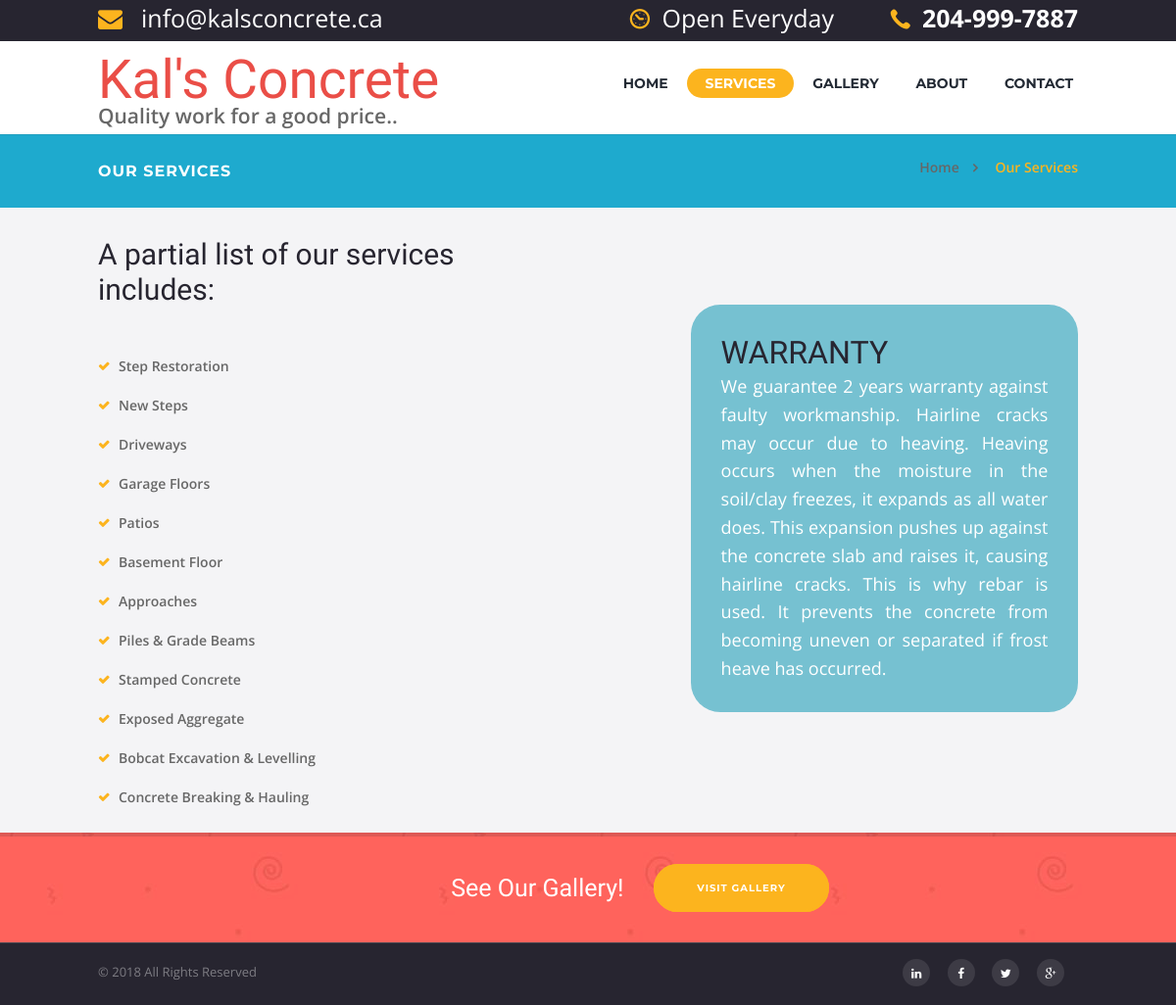
/services.php, run on the app's committed database.
### tables this page shows
CREATE TABLE IF NOT EXISTS `webpage` (
  `id` int(11) NOT NULL,
  `name` varchar(500) NOT NULL,
  `title` varchar(500) NOT NULL,
  `description` varchar(700) NOT NULL,
  `keywords` text NOT NULL
);

CREATE TABLE IF NOT EXISTS `setting` (
  `name` varchar(200) NOT NULL,
  `value` text NOT NULL
);

### classes/WebPage.php (called while the page is built, shortened)
<?php
class WebPage {
    public function WebPage($dbObj=null, $tableName='webpage') {
        function autoLoadClasses($className){
            $path = CLASSES_PATH;
            $ext = ".php";
            $fullpath = $path.sprintf("%s",$className.$ext);
            if(file_exists($fullpath)){
                return include $fullpath;
            }else{
                echo $fullpath;
            }
        }
    }
    public function __get($property) {
        if (property_exists($this, $property)) {
            return $this->$property;
        }
    }
    public static function getSingleByName($dbObj, $column, $name) {
        $thisPagReqVal = '';
        $thisPagReqVals = $dbObj->fetchNum("SELECT $column FROM webpage WHERE name = '{$name}' ");
        foreach ($thisPagReqVals as $thisPagReqVals) { $thisPagReqVal = $thisPagReqVals[0]; }
        return $thisPagReqVal;
    }
}

### includes/page-properties.php (called while the page is built, shortened)
<?php
$thisPage->title = StringManipulator::trimStringToFullWord(62, stripslashes(strip_tags(WebPage::getSingleByName($dbObj, 'title', CURRENT_PAGE))).' - '.WEBSITE_AUTHOR);

### DbConfig/Database.php (called while the page is built, shortened)
<?php
require(__ROOT__."/DbConfig/DbConfig.php");
class Database extends DbConfig{
    var $connection;
    public function Database($dbName = ''){
        $this->connection = mysqli_connect($this->get_dbServer(), $this->get_dbUser(), $this->get_dbPass(),$this->get_dbName())
        or die("Database Connection and Selection Failed. " . mysqli_error($this->connection));
    }
    public function query($query){
        $result = mysqli_query($this->connection, $query) or
        die("Invalid Query: ".mysqli_error($this->connection));
        if($result){
            return $result;
        } else { return false; }
    }
    public function fetchNum($query){
        $result = $this->query($query);
        $rows = array();
        while($row = mysqli_fetch_array($result,MYSQLI_NUM)){
                $rows[] = $row;
        }
        return $rows;
    }
}
?>

### DbConfig/DbConfig.php (called while the page is built, shortened)
<?php
class DbConfig {
    private $dbServer= DB_SERVER;
    private $dbUser = DB_USER;
    private $dbPass = DB_PASSWORD;
    private $dbName = DB_NAME;
    public function get_dbServer(){ return $this->dbServer; }
    public function get_dbUser(){ return $this->dbUser; }
    public function get_dbPass(){ return $this->dbPass; }
    public function get_dbName(){ return $this->dbName; }
}
?>

### classes/StringManipulator.php (called while the page is built, shortened)
<?php
abstract class StringManipulator {
    public static function mb_strlen($str, $encoding = 'iso-8859-1') {
        switch (str_replace('-', '', strtolower($encoding))) {
          default:     return strlen(utf8_decode($str));
        }
    }
    public static function trimStringToFullWord($length, $string) {
        if (StringManipulator::mb_strlen($string) <= $length) {
            $string = $string;
        }
        else {
            $string = preg_replace('/\s+?(\S+)?$/u', '', StringManipulator::mb_substr($string, 0, $length));
        }
        return $string;
    }
}

### classes/Setting.php (called while the page is built, shortened)
<?php
class Setting implements ContentManipulator{
    public static function getValue($dbObj, $name) {
        $thisSettingValue = '';
        $thisSettingValues = $dbObj->fetchNum("SELECT value FROM setting WHERE name = '{$name}' LIMIT 1");
        foreach ($thisSettingValues as $thisSettingValues) { $thisSettingValue = $thisSettingValues[0]; }
        return $thisSettingValue;
    }
}

### services.php (the view, shortened to what this page needs)
<?php
require('classes/WebPage.php');
$thisPage = new WebPage();
$dbObj = new Database();
$thisPage->dbObj = $dbObj;
require('includes/page-properties.php');
?>
<!DOCTYPE html>
<html lang="en-US" class="scheme_original">
<head>
    <link rel='stylesheet' href='<?php echo SITE_URL; ?>plugins/essential-grid/public/assets/css/settingsa7f4.css?ver=2.0.8' type='text/css' media='all' />
    <link rel='stylesheet' href='<?php echo SITE_URL; ?>plugins/instagram-feed/css/sb-instagram6895.css?ver=1.3.11' type='text/css' media='all' />
    <link rel='stylesheet' href='http://netdna.bootstrapcdn.com/font-awesome/4.2.0/css/font-awesome.min.css?1&amp;ver=4.2.0' type='text/css' media='all' />
    <link rel='stylesheet' href='<?php echo SITE_URL; ?>plugins/revslider/public/assets/css/settingsb97d.css?ver=5.0.8.5' type='text/css' media='all' />
    <link rel='stylesheet' href='<?php echo SITE_URL; ?>plugins/woocommerce/assets/css/select2274c.css?ver=4.3.2' type='text/css' media='all' />
    <link rel='stylesheet' href='<?php echo SITE_URL; ?>themes/unicaevents/css/fontello/css/fontello.css' type='text/css' media='all' />
    <link rel='stylesheet' href='<?php echo SITE_URL; ?>themes/unicaevents/style.css' type='text/css' media='all' />
    <link rel='stylesheet' href='<?php echo SITE_URL; ?>themes/unicaevents/fw/css/core.animation.css' type='text/css' media='all' />
    <link rel='stylesheet' href='<?php echo SITE_URL; ?>themes/unicaevents/shortcodes/theme.shortcodes.css' type='text/css' media='all' />
    <link rel='stylesheet' href='<?php echo SITE_URL; ?>themes/unicaevents/skins/default/skin.css' type='text/css' media='all' />
    <link rel='stylesheet' href='<?php echo SITE_URL; ?>themes/unicaevents/fw/css/custom-style.css' type='text/css' media='all' />
    <link rel='stylesheet' href='<?php echo SITE_URL; ?>themes/unicaevents/css/responsive.css' type='text/css' media='all' />
    <link rel='stylesheet' href='<?php echo SITE_URL; ?>themes/unicaevents/skins/default/skin.responsive.css' type='text/css' media='all' />
    <link rel='stylesheet' href='<?php echo SITE_URL; ?>js/mediaelement/mediaelementplayer.min0392.css?ver=2.17.0' type='text/css' media='all' />
    <link rel='stylesheet' href='<?php echo SITE_URL; ?>js/mediaelement/wp-mediaelement274c.css?ver=4.3.2' type='text/css' media='all' />
    <link rel='stylesheet' href='<?php echo SITE_URL; ?>plugins/js_composer/assets/css/js_composer.mina288.css?ver=4.8.1' type='text/css' media='all' />
    <link href="<?php echo SITE_URL; ?>sweet-alert/sweetalert.css" rel="stylesheet" type="text/css"/>
    <link href="<?php echo SITE_URL; ?>sweet-alert/twitter.css" rel="stylesheet" type="text/css"/>
    <link href="<?php echo SITE_URL; ?>css/additional-style.css" rel="stylesheet" type="text/css"/>
</head>
<body class="page page-id-1383 page-template-default unicaevents_body body_style_wide body_filled theme_skin_default article_style_stretch layout_single-standard template_single-standard top_panel_show top_panel_above sidebar_hide sidebar_outer_hide wpb-js-composer js-comp-ver-4.8.1 vc_responsive">
    <div class="body_wrap" style="background-color: #CD714F;">
        <div class="page_wrap">
            <?php include('includes/header.php'); ?>
            <?php include('includes/bread-crumb.php'); ?>
            <div class="page_content_wrap page_paddings_no">
                <div class="content_wrap">
                    <div class="content">
                        <article class="itemscope post_item post_item_single post_featured_center post_format_standard post-1383 page type-page status-publish hentry" itemscope itemtype="http://schema.org/Article">
                            <section class="post_content" itemprop="articleBody">
                                <div id="home-3-block-2" data-vc-full-width="true" data-vc-full-width-init="false" class="vc_row wpb_row vc_row-fluid vc_custom_1446461095918">
                                    <div class="wpb_column vc_column_container vc_col-sm-12">
                                        <div class="wpb_wrapper">
                                            <div class="sc_content content_wrap">
                                                <div class="columns_wrap sc_columns columns_nofluid sc_columns_count_2">
                                                    <div class="column-1_2 sc_column_item sc_column_item_1 odd first">
                                                        <h4 class="sc_title sc_title_regular" style="font-size:2.143em;margin-top:1em">A partial list of our services includes:</h4>
                                                        <ul class="sc_list sc_list_style_iconed">
                                                            <?php
                                                            $services = Setting::getValue($dbObj, 'CONCRETE_SERVICES') ? trim(stripcslashes(strip_tags(Setting::getValue($dbObj, 'CONCRETE_SERVICES')))) : '';
                                                            $services = explode(',', $services);
                                                            foreach($services as $service){
                                                            ?>
                                                            <li class="sc_list_item odd first" title="Scouting a venue">
                                                                <span class="sc_list_icon icon-ok-1" style="color:#fcb41e;"></span><?php echo $service; ?>
                                                            </li>
                                                            <?php } ?>
                                                        </ul>
                                                    </div><div class="column-1_2 sc_column_item sc_column_item_2 even">
                                                        <blockquote class="sc_quote margin_top_large"><h3 class="sc_quote_title margin_bottom_hide">WARRANTY</h3><p style="text-align:justify"><?php echo WARRANTY; ?></p></blockquote>
                                                    </div>
                                                </div>
                                            </div>
                                        </div>
                                    </div>
                                </div>
                                <div id="call-to" data-vc-full-width="true" data-vc-full-width-init="false" class="vc_row wpb_row vc_row-fluid vc_custom_1447083602162">
                                    <div class="wpb_column vc_column_container vc_col-sm-12">
                                        <div class="wpb_wrapper">
                                            <div class="sc_content content_wrap" style=" padding-top: 2em; padding-bottom: 0.45em;">
                                                <div class="columns_wrap sc_columns columns_nofluid sc_columns_count_2">
                                                    <div class="column-1_2 sc_column_item sc_column_item_1 odd first" style="width:55%">
                                                        <h3 class="sc_title sc_title_regular sc_align_right" style="margin-top: 0.4em;text-align:right;color:#ffffff;">See Our Gallery!</h3>
                                                    </div><div class="column-1_2 sc_column_item sc_column_item_2 even" style="width:45%">
                                                        <a href="<?php echo SITE_URL.'gallery/'; ?>" class="sc_button sc_button_square sc_button_style_filled sc_button_size_small" style="background-color:#fcb41e; border-color:#fcb41e;box-shadow: inset 0px 0px 0 2px #fcb41e;">Visit Gallery</a>
                                                    </div>
                                                </div>
                                            </div>
                                        </div>
                                    </div>
                                </div>
                            </section>
                        </article>
                    </div>
                </div>
            </div>
            <?php include('includes/footer.php'); ?>
        </div>
    </div>
    <link rel='stylesheet' id='unicaevents-swiperslider-style-css'  href='<?php echo SITE_URL; ?>themes/unicaevents/fw/js/swiper/swiper.css' type='text/css' media='all' />
</body>
</html>

### includes/bread-crumb.php (shortened to what this page needs)
<div class="top_panel_title top_panel_style_3  title_present breadcrumbs_present scheme_original">
    <div class="top_panel_title_inner top_panel_inner_style_3  title_present_inner breadcrumbs_present_inner">
                <div class="content_wrap">
                    <div class="breadcrumbs">
                        <a class="breadcrumbs_item home" href="<?php echo SITE_URL; ?>">Home</a><span class="breadcrumbs_delimiter"></span>
                        <span class="breadcrumbs_item current"><?php echo StringManipulator::trimStringToFullWord(20, explode(" - ", $thisPage->title)[0]); ?></span>
                    </div>
                    <h1 class="page_title" style="color:#fff"><?php echo explode(" - ", $thisPage->title)[0]; ?></h1>
                </div>
    </div>
            </div>

### data on the page
webpage: title "Our Services", title "OUR SERVICES"
setting: value "Step Restoration", value "New Steps", value "Driveways", value "Garage Floors", value "Patios", value "Basement Floor", value "Approaches", value "Piles & Grade Beams", value "Stamped Concrete", value "Exposed Aggregate", value "Bobcat Excavation & Levelling", value "Concrete Breaking & Hauling"

### other printed values
COMPANY_HOTLINE "204-999-7887"
strip_tags(COMPANY_OPEN_HOURS) "Open Everyday"
COMPANY_EMAIL "info@kalsconcrete.ca"
